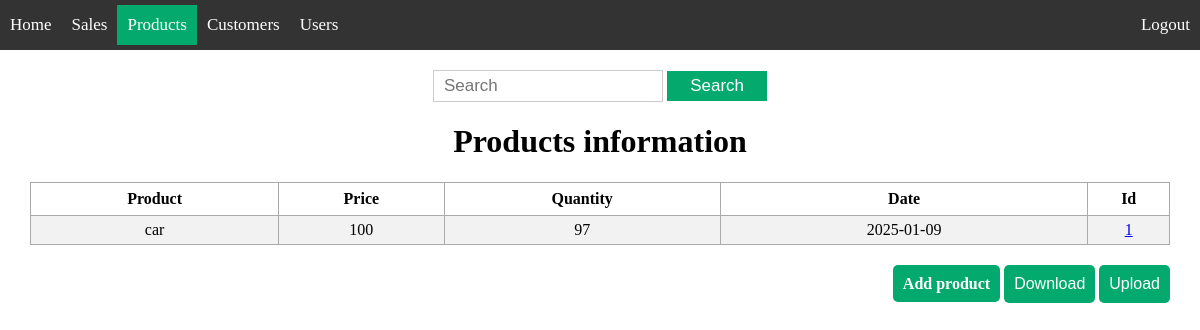
Before: /products/ (signed in) with the older database file.
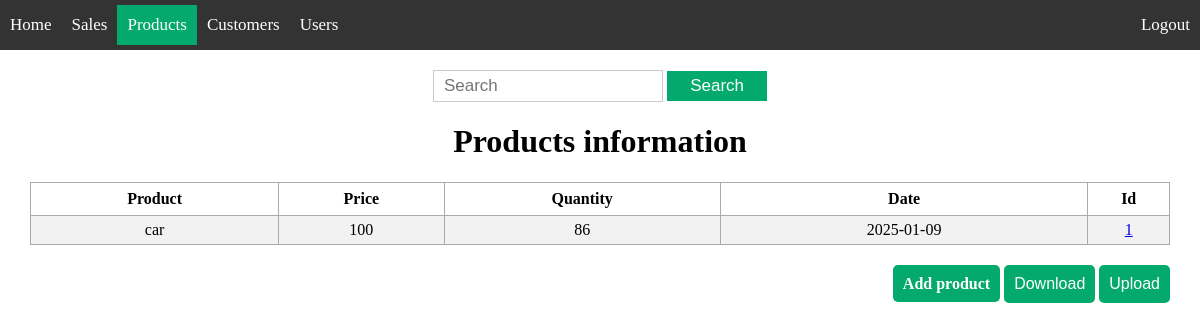
After: the same page with the newer database file.
### app/models/product.py (models this page shows, shortened)
class Product(db.Model):
    __tablename__ = 'products'
    id = db.Column(db.Integer, primary_key=True)
    product_name = db.Column(db.String(200), nullable=False)
    price =  db.Column(db.Integer, nullable=False)
    product_quantity = db.Column(db.Integer, nullable=False)
    date = db.Column(db.DateTime, default=datetime.now(pytz.UTC))

### app/products/routes.py (the view)
@bp.route('/', methods=['GET'])
@roles_accepted('admin', 'editor', 'supervisor')
def index():
    products = Product.query.order_by(Product.product_name).all()
    return render_template('products/index.html', products=products)

### app/templates/products/index.html (shortened to what this page needs)
{% extends 'base.html' %}
{% block content %}
<div class="content">
    <div class='search'>
        <form action="{{ url_for('products.search_product', search='') }}" method="get">
            <input type='text' placeholder='Search' name='search' id='search'>
            <input type='submit' value="Search">
        </form>
    </div>
    <div class="view">
        <h1 style="text-align: center;">Products information</h1>
        {% if products|length < 1 %}
        <h4  style="text-align: center;"> There are no product on the store, create one below!</h4>
        {% else %}
        <table>
            <tr>
                <th>Product</th>
                <th>Price</th>
                <th>Quantity</th>
                <th>Date</th>
                <th>Id</th>
            </tr>
            {% for product in products %}
                <tr>
                    <td>{{ product.product_name }}</td>
                    <td>{{ product.price }}</td>
                    <td>{{ product.product_quantity }}</td>
                    <td>{{ product.date.date() }}</td>
                    <td><a href="/products/info_product/{{ product.id }}">{{ product.id }}</a></td>
                </tr>
            {% endfor %}
        </table>
        {% endif %}
    </div>
    <div class="add">
        {% if current_user.has_role('admin') or current_user.has_role('editor')%}
        <a href="/products/add_product">Add product</a>
        <div class="download-container">
            <button id="downloadBtn">Download</button>
        </div>
        <div class="upload-container">
            <button id="openModalBtn">Upload</button>
        </div>
        {% endif %}
    </div>
</div>
{% endblock %}

Changed rows visible on the page:
changed Product "car": product_quantity "97" → "86"
